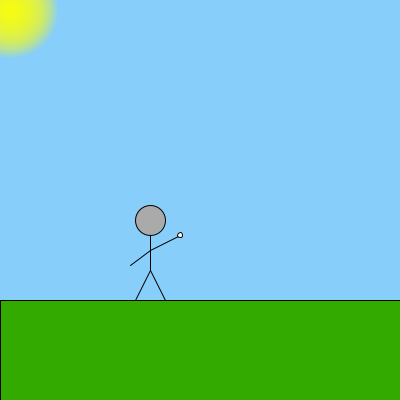
Frame 1 (no input)
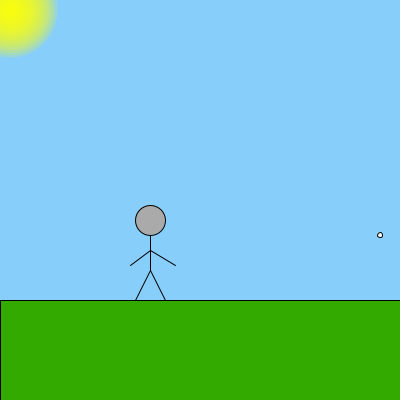
Frame 60 (the mouse pressed at the canvas centre just before this capture)
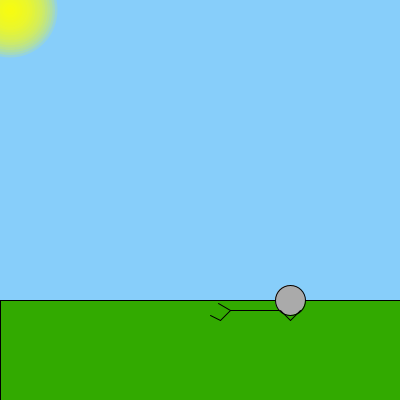
Frame 120 (the mouse held since frame 60 and released just before this capture)

The Processing sketch that drew these frames (run headless with seeded random() and noise(); from frame 60 on, the mouse is pressed at the canvas centre):

// Processing sketch: processing_133597
// ── processing_133597.pde

int ballpos=180;
int time=0;
void setup() {
  size(400,400);
}

void uprightbody () {
  line(150,220,150,270);
  fill(170,170,170);
  ellipse(150,220,30,30);
  line(150,270,135,300);
  line(150,270,165,300);
  line(150,250,130,265);
}

void fallenbody () {
  fill(135,206,250);
    noStroke();
    rect(100,200,100,100);
    fill(170,170,170);
    stroke(0);
    line(300,310,230,310);
    ellipse(290,300,30,30);
    line(280,310,290,320);
    line(290,320,300,310);
    line(230,310,220,320);
    line(220,320,210,315);
    line(230,310,218,303);
}
 
void draw() {
  background(135,206,250);
  frameRate(30);
  stroke(0);
  fill(50,170,0);
  rect(0,300,400,400);
  uprightbody();
   
  time++;
   
  if ((ballpos==180)&&(time>=20)) {
    fill(255);
    line(150,250,180,265);
    ellipse(ballpos,235,5,5);
  }
  else if (time>20) {
    fill(255);
    line(150,250,175,265);
    ellipse(ballpos,235,5,5);
  }
  else {
    line(150,250,180,235);
    fill(255);
    ellipse(ballpos,235,5,5);
  }
  if (time>=20) {
  ballpos+=5;
  }
  if (ballpos>=400) {
    ballpos=0;
  }
  if (ballpos<100) {
    frameRate(10);
  }
  //fallen body
  if ((ballpos>=120)&&(ballpos<=179)) {
    fallenbody();
    time=0;
  }
  for (int a=0; a<100; a+=5) {
    float r=random(30,40);
    fill(255,255,0,r);
    noStroke();
    ellipse(10,10,a,a);
  }
}
